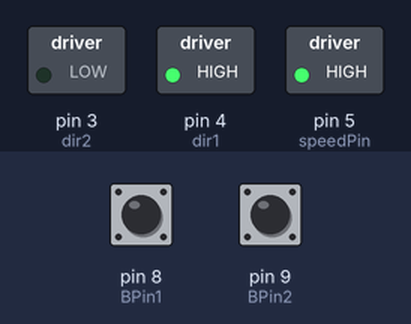
The sketch below on a simulated Arduino Uno, built with avr-gcc and run on an emulated ATmega328P. Shown: switched loads named in the sketch (green lamp = pin HIGH). The test bench sets the inputs (shaded band); at power-on: pin 8 (BPin1) HIGH, pin 9 (BPin2) HIGH. What the sketch prints to the serial monitor is not drawn.

Above: at 1.2 s.
1.3 s: pin 8 (BPin1) pulled LOW for 0.15 s
4.4 s: pin 9 (BPin2) pulled LOW for 0.15 s
7.5 s: pin 8 (BPin1) pulled LOW for 1 s
11.5 s: pin 9 (BPin2) pulled LOW for 0.15 s
14.6 s: pin 9 (BPin2) pulled LOW for 1 s
18.6 s: pin 8 (BPin1) pulsed LOW 2 times (0.12 s each, 0.3 s apart)
Timing chart, 0 to 21.6 s (numbered marks = the images above; inputs shaded):
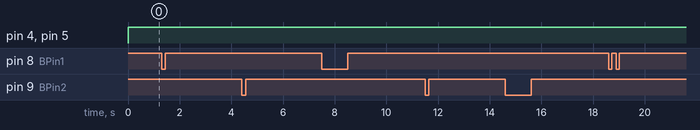

The sketch:

DCmotor_buttons.ino
```cpp
int speedPin=5;
int dir1=4;
int dir2=3;
int motorSpeed=0;
int BPin1=8;
int BPin2=9;
int B1Val;
int B2Val;
int dt=500;


void setup() {
  // put your setup code here, to run once:
Serial.begin(115200);
pinMode(speedPin, OUTPUT);
pinMode(dir1, OUTPUT);
pinMode(dir2, OUTPUT);
pinMode(BPin1, INPUT);
pinMode(BPin2, INPUT);
digitalWrite(BPin1, HIGH);
digitalWrite(BPin2, HIGH);


}

void loop() {
  // put your main code here, to run repeatedly:
B1Val=digitalRead(BPin1);
B2Val=digitalRead(BPin2);
Serial.print("Button 1: ");
Serial.print(B1Val);
Serial.print(" Button 2: ");
Serial.print(B1Val);
Serial.print(", Motor Speed: ");
Serial.println(motorSpeed);
if (B1Val==0){
  motorSpeed=motorSpeed-10;
  delay(dt);
}
if (B2Val==0){
  motorSpeed=motorSpeed+10;
  delay(dt);
}
if(motorSpeed>255){
  motorSpeed=255;
}
if(motorSpeed<255){
  motorSpeed=-255;
}
if(motorSpeed==10){
  motorSpeed=100;
}
if(motorSpeed==-10){
  motorSpeed=-100;
}
if (motorSpeed==90 || motorSpeed==95){
  motorSpeed=0;
}
if(motorSpeed==-90 || motorSpeed==-95){
  motorSpeed=0;
}
if (motorSpeed==0){
  analogWrite(speedPin, 0);
}
if (motorSpeed>0){
digitalWrite(dir1, LOW);
digitalWrite(dir2, HIGH);
analogWrite(speedPin, motorSpeed);
}
if (motorSpeed<0){
digitalWrite(dir1, HIGH);
digitalWrite(dir2, LOW);
analogWrite(speedPin, abs(motorSpeed));
}
}
```
